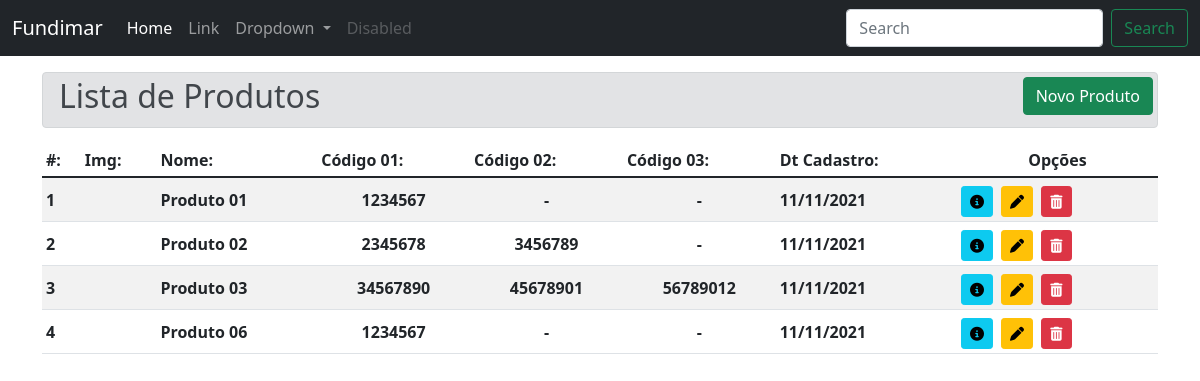
The app's page /, older data.
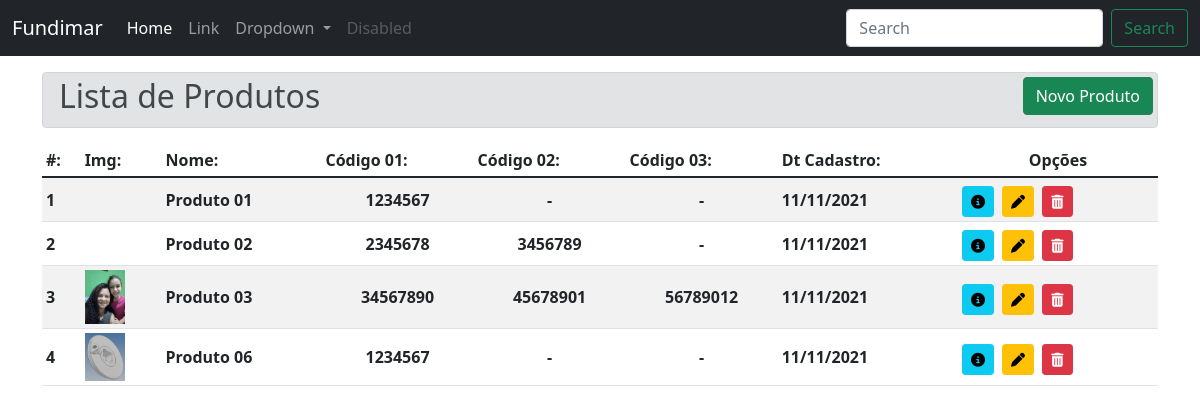
The same page, newer data.
### produto/models.py (models this page shows, shortened)
class Produto(models.Model):
    nome = models.CharField(max_length=150)
    image = models.ImageField(upload_to='produto/images/')
    data_cadastro = models.DateField(auto_now=True)
    codigo_01 = models.CharField(max_length=10)
    codigo_02 = models.CharField(max_length=10, null=True, default="-")
    codigo_03 = models.CharField(max_length=10, null=True, default="-")

### produto/views.py (the view)
# urls.py: path('', views.index, name='index'),
def index(request):
    produtos = Produto.objects.all()
    return render(request, 'produto/index.html', {'produtos': produtos})

### produto/templates/produto/index.html (shortened to what this page needs)
{% extends "produto/layouts/base.html" %}
{% block page %}Lista de Produtos <a href="" class="btn btn-success float-end">Novo Produto</a>{% endblock %}
{% block content %}
<div class="table-resposive">
    <table class="table table-striped align-middle table-sm">
        <thead>
            <tr>
                <th scope="col">#:</th>
                <th scope="col">Img:</th>
                <th scope="col">Nome:</th>
                <th scope="col">Código 01:</th>
                <th scope="col">Código 02:</th>
                <th scope="col">Código 03:</th>
                <th scope="col">Dt Cadastro:</th>
                <th scope="col" class="text-center">Opções</th>
            </tr>
        </thead>
        <tbody>
            {% for produto in produtos %}
            <tr>
                <th scope="row">{{ produto.pk }}</th>
                <th><a href="{{ produto.image.url }}"><img src="{{ produto.image.url }}" width="40px" alt=""></a>
                </th>
                <th scope="row">{{ produto.nome }}</th>
                <th scope="row" class="text-center">{{ produto.codigo_01 }}</th>
                <th scope="row" class="text-center">{{ produto.codigo_02 }}</th>
                <th scope="row" class="text-center">{{ produto.codigo_03 }}</th>
                <th scope="row">{{ produto.data_cadastro | date:'d/m/Y' }}</th>
                <th scope="row">
                    <button type="button" class="btn btn-info btn-sm me-1 mt-1" data-bs-toggle="modal"
                        data-bs-target="#produto{{ produto.id }}"><i class="fas fa-info-circle"></i>
                    </button>
                    <a class="btn btn-warning btn-sm me-1 mt-1" href=""><i class="fas fa-pen"></i></a>
                    <a class="btn btn-danger btn-sm mt-1" href=""><i class="fas fa-trash-alt"></i></a>
                </th>
            </tr>
            {% endfor %}
        </tbody>
    </table>
</div>
{% endblock %}

Row changes from the older to the newer data that the page shows:
changed Produto "Produto 03": image: picture added
changed Produto "Produto 06": image: picture added
